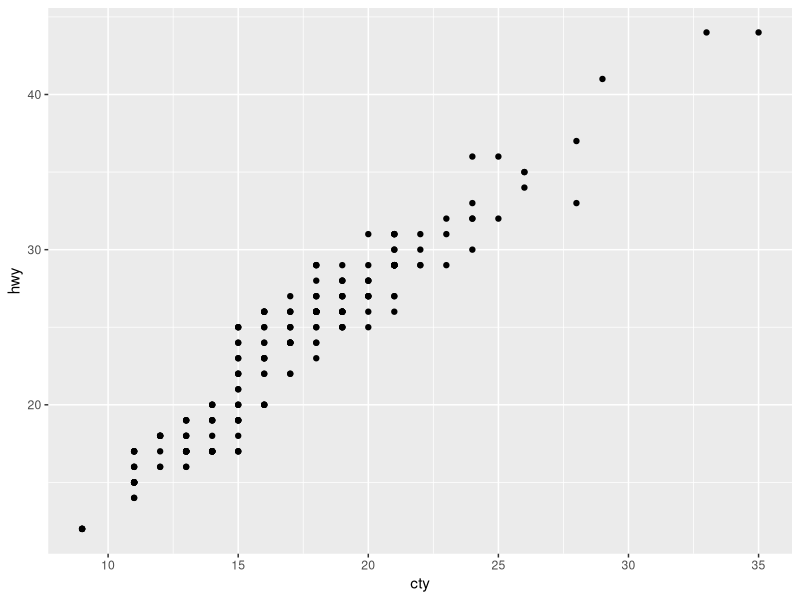
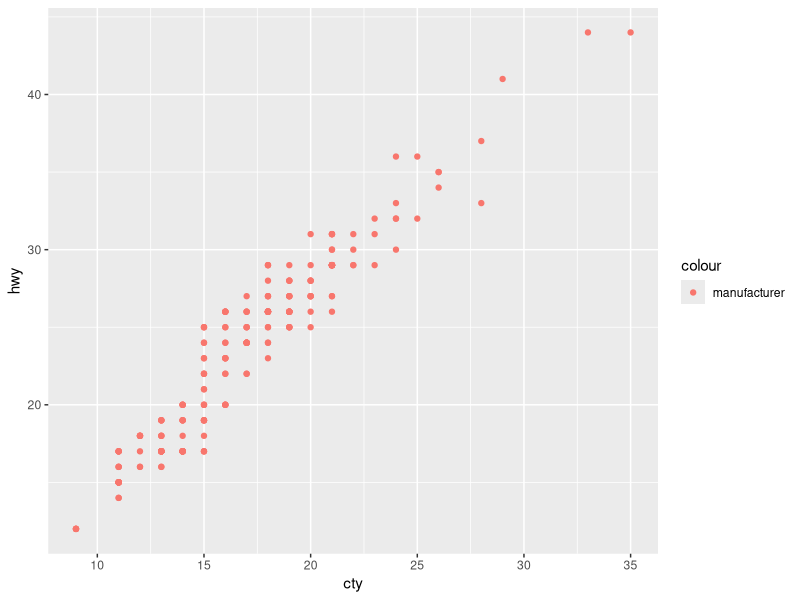
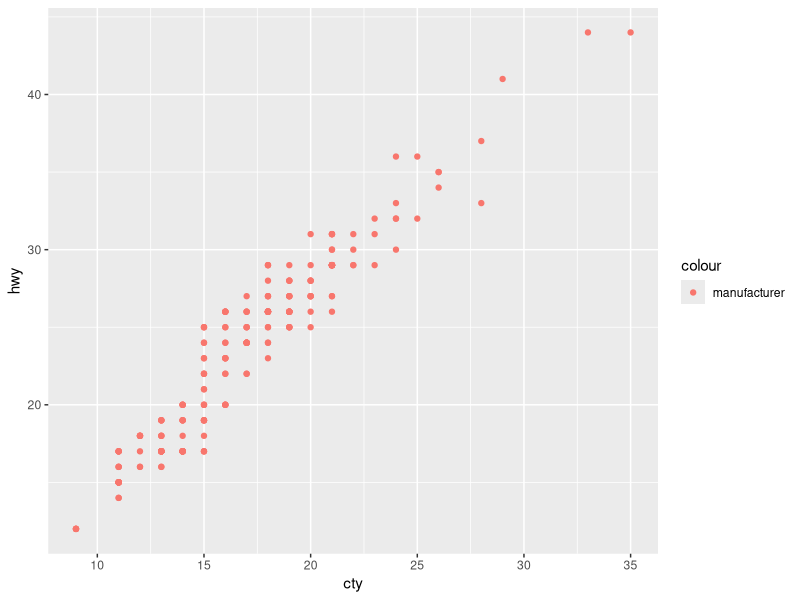
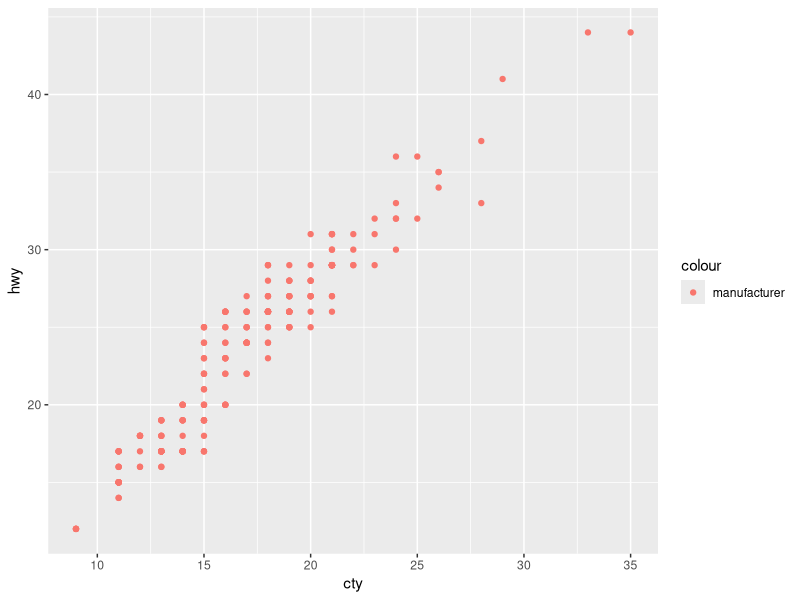

These charts were generated, in order, by the following R code:
# ggplot2
# gg - gramer of graphic 
# major parts

# mapping  , data row and cols dataframe
# Aesthetic , color , size , shape 
# Geomtory , which plot 

# like cat is gemotory , its color is shape size is aesthetics , and how many mapping

# ggplot(data= df , aes (x =height , y=width )) + geom_bar


install.packages("ggplot2", dependencies = TRUE)
library(ggplot2)

# Data load data
data(mpg)
ggplot(data=mpg , aes( x= cty , y=hwy))+geom_point()

p1 <- ggplot(data=mpg , aes( x= cty , y=hwy , col ='manufacturer'))+geom_point()


p1

ggsave("mpgplot.pdf",plot =p1 ,width= 8 , height = 10  , units = "in")


# save in png
ggsave("mpgplotpng.png",plot =p1 ,width= 8 , height = 10  , units = "in" , dpi = 300)
